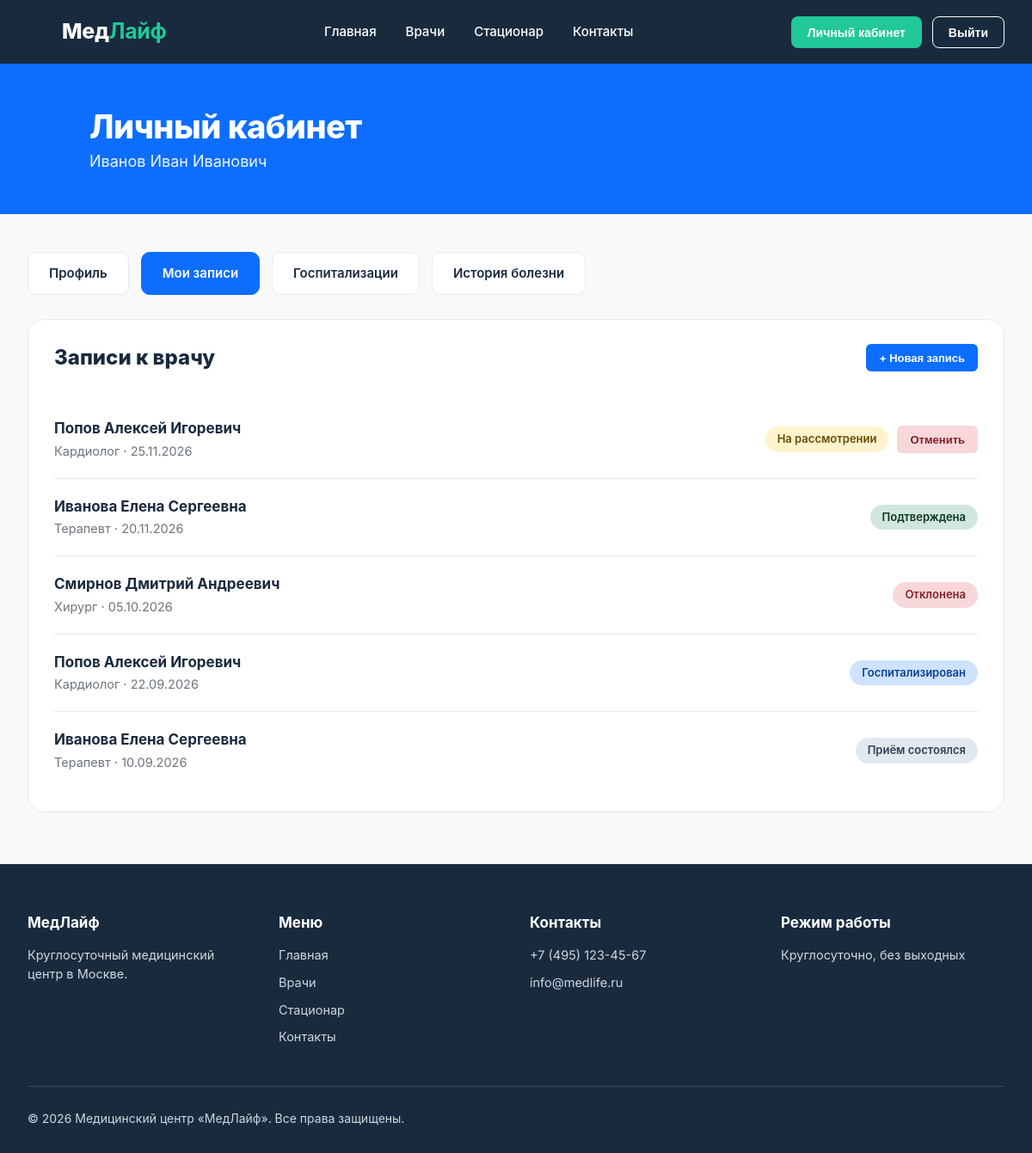
/cabinet.php (signed in), run on the app's committed database.
### tables this page shows
CREATE TABLE `patients` (
  `id`            INT UNSIGNED NOT NULL AUTO_INCREMENT,
  `card_number`   VARCHAR(20)  NOT NULL COMMENT 'номер карты, псевдоним пациента',
  `user_id`       INT UNSIGNED DEFAULT NULL,
  `full_name_enc` VARCHAR(512) NOT NULL,
  `phone_enc`     VARCHAR(512) NOT NULL,
  `created_at`    TIMESTAMP NOT NULL DEFAULT CURRENT_TIMESTAMP,
  PRIMARY KEY (`id`),
  UNIQUE KEY `uq_patients_card` (`card_number`),
  UNIQUE KEY `uq_patients_user` (`user_id`),
  CONSTRAINT `fk_patients_user` FOREIGN KEY (`user_id`) REFERENCES `users` (`id`) ON DELETE SET NULL
);

CREATE TABLE `appointments` (
  `id`               INT UNSIGNED NOT NULL AUTO_INCREMENT,
  `patient_id`       INT UNSIGNED NOT NULL,
  `doctor_id`        INT UNSIGNED NOT NULL,
  `appointment_date` DATE NOT NULL,
  `complaints_enc`   TEXT DEFAULT NULL,
  `status`           ENUM('pending','confirmed','rejected','completed','hospitalized') NOT NULL DEFAULT 'pending',
  `created_at`       TIMESTAMP NOT NULL DEFAULT CURRENT_TIMESTAMP,
  PRIMARY KEY (`id`),
  KEY `idx_app_patient` (`patient_id`),
  KEY `idx_app_doctor` (`doctor_id`),
  KEY `idx_app_status_date` (`status`,`appointment_date`),
  CONSTRAINT `fk_app_patient` FOREIGN KEY (`patient_id`) REFERENCES `patients` (`id`) ON DELETE RESTRICT,
  CONSTRAINT `fk_app_doctor`  FOREIGN KEY (`doctor_id`)  REFERENCES `doctors`  (`id`) ON DELETE RESTRICT
);

CREATE TABLE `doctors` (
  `id`           INT UNSIGNED NOT NULL AUTO_INCREMENT,
  `name`         VARCHAR(150) NOT NULL,
  `specialty_id` INT UNSIGNED NOT NULL,
  `experience`   TINYINT UNSIGNED NOT NULL DEFAULT 0,
  `rating`       DECIMAL(2,1) NOT NULL DEFAULT 4.5,
  `photo`        VARCHAR(255) DEFAULT NULL,
  `is_active`    TINYINT(1) NOT NULL DEFAULT 1,
  `created_at`   TIMESTAMP NOT NULL DEFAULT CURRENT_TIMESTAMP,
  PRIMARY KEY (`id`),
  KEY `idx_doctors_specialty` (`specialty_id`),
  CONSTRAINT `fk_doctors_specialty` FOREIGN KEY (`specialty_id`) REFERENCES `specialties` (`id`) ON DELETE RESTRICT
);

CREATE TABLE `specialties` (
  `id`   INT UNSIGNED NOT NULL AUTO_INCREMENT,
  `name` VARCHAR(100) NOT NULL,
  PRIMARY KEY (`id`),
  UNIQUE KEY `uq_specialties_name` (`name`)
);

### includes/crypto.php (called while the page is built, shortened)
<?php
function decrypt_field($stored) {
    $raw = base64_decode($stored, true);
    $plain = openssl_decrypt(substr($raw, 16), 'aes-256-cbc', DATA_KEY, OPENSSL_RAW_DATA, substr($raw, 0, 16));
    return $plain === false ? '' : $plain;
}

### cabinet.php (the view, shortened to what this page needs)
<?php
$p = current_patient();
$name = patient_name($p);
$tab = $_GET['tab'] ?? 'appointments';
include 'includes/header.php';
?>
<main>
<section class="banner"><div class="container"><div class="who">
  <?= icon('user') ?>
  <div><h1>Личный кабинет</h1><p><?= h($name) ?></p></div>
</div></div></section>
<div class="container">
  <div class="tabs">
    <a class="tab <?= $tab=='profile'?'active':'' ?>" href="?tab=profile">Профиль</a>
    <a class="tab <?= $tab=='appointments'?'active':'' ?>" href="?tab=appointments">Мои записи</a>
    <a class="tab <?= $tab=='hospitalizations'?'active':'' ?>" href="?tab=hospitalizations">Госпитализации</a>
    <a class="tab <?= $tab=='history'?'active':'' ?>" href="?tab=history">История болезни</a>
  </div>
<?php if ($tab == 'profile'): ?>
  <div class="panel"><div class="panel-h"><h2>Профиль</h2></div><div class="panel-b">
    <dl class="profile">
      <dt>ФИО</dt><dd><?= h($name) ?></dd>
      <dt>Телефон</dt><dd><?= h(decrypt_field($p['phone_enc'])) ?></dd>
      <dt>Email</dt><dd><?= h($u['email']) ?></dd>
      <dt>Номер карты</dt><dd><?= h($p['card_number']) ?></dd>
      <dt>Дата регистрации</dt><dd><?= fdate($p['created_at']) ?></dd>
    </dl>
  </div></div>
<?php elseif ($tab == 'appointments'):
  $rows = db_all('SELECT a.*, d.name doctor, s.name specialty FROM appointments a
     JOIN doctors d ON d.id=a.doctor_id JOIN specialties s ON s.id=d.specialty_id
     WHERE a.patient_id=? ORDER BY a.appointment_date DESC, a.id DESC', 'i', [$p['id']]); ?>
  <div class="panel"><div class="panel-h"><h2>Записи к врачу</h2><a href="doctors.php" class="btn btn-primary btn-sm">+ Новая запись</a></div><div class="panel-b">
    <?php foreach ($rows as $a): ?>
      <div class="list-i">
        <div><b><?= h($a['doctor']) ?></b><small><?= h($a['specialty']) ?> · <?= fdate($a['appointment_date']) ?></small></div>
        <div style="display:flex;gap:10px;align-items:center">
          <?= badge(appt_status($a['status'])) ?>
          <?php if ($a['status'] == 'pending'): ?>
            <form method="post" onsubmit="return confirm('Отменить заявку?')"><button class="btn btn-danger btn-sm">Отменить</button></form>
          <?php endif; ?>
        </div>
      </div>
    <?php endforeach; ?>
  </div></div>
<?php endif; ?>
</div>
</main>
<?php include 'includes/footer.php'; ?>

### includes/functions.php (shortened to what this page needs)
<?php
function h($s) { return htmlspecialchars((string)$s, ENT_QUOTES, 'UTF-8'); }
function db_exec($sql, $types = '', $params = []) {
    global $link;
    $st = mysqli_prepare($link, $sql);
    if ($types !== '') mysqli_stmt_bind_param($st, $types, ...$params);
    $ok = mysqli_stmt_execute($st);
    return $ok ? $st : false;
}
function db_all($sql, $types = '', $params = []) {
    $st = db_exec($sql, $types, $params);
    $res = mysqli_stmt_get_result($st);
    return $res ? mysqli_fetch_all($res, MYSQLI_ASSOC) : [];
}
function db_one($sql, $types = '', $params = []) {
    $r = db_all($sql, $types, $params);
    return $r ? $r[0] : null;
}
function current_patient() {
    return db_one('SELECT * FROM patients WHERE user_id=?', 'i', [$_SESSION['user_id']]);
}
function fdate($d) { return $d ? date('d.m.Y', strtotime($d)) : ''; }
function appt_status($s) {
    $m = [
        'pending'      => ['На рассмотрении', 'warn'],
        'confirmed'    => ['Подтверждена', 'ok'],
        'rejected'     => ['Отклонена', 'bad'],
        'completed'    => ['Приём состоялся', 'info'],
        'hospitalized' => ['Госпитализирован', 'accent'],
    ];
    return $m[$s] ?? [$s, 'info'];
}
function badge($pair) { return '<span class="badge badge-' . $pair[1] . '">' . h($pair[0]) . '</span>'; }
function patient_name($p) { return decrypt_field($p['full_name_enc'] ?? ''); }
function icon($n) {
    $p = [
     'heart'=>'<path d="M20.8 4.6a5.5 5.5 0 0 0-7.8 0L12 5.7l-1-1.1a5.5 5.5 0 0 0-7.8 7.8l1 1.1L12 21l7.8-7.5 1-1.1a5.5 5.5 0 0 0 0-7.8z"/><path d="M3 12h4l2-3 3 6 2-3h7" stroke-width="1.6"/>',
     'calendar'=>'<rect x="3" y="4" width="18" height="18" rx="2"/><path d="M16 2v4M8 2v4M3 10h18"/>',
     'bed'=>'<path d="M2 4v16M2 8h18a2 2 0 0 1 2 2v10M2 17h20M6 8v9"/>',
     'user'=>'<circle cx="12" cy="8" r="4"/><path d="M4 21v-1a6 6 0 0 1 6-6h4a6 6 0 0 1 6 6v1"/>',
     'users'=>'<circle cx="9" cy="8" r="4"/><path d="M2 21v-1a6 6 0 0 1 6-6h2a6 6 0 0 1 6 6v1M17 4a4 4 0 0 1 0 8M22 21v-1a6 6 0 0 0-4-5.6"/>',
     'clock'=>'<circle cx="12" cy="12" r="10"/><path d="M12 6v6l4 2"/>',
     'pin'=>'<path d="M20 10c0 6-8 12-8 12S4 16 4 10a8 8 0 0 1 16 0z"/><circle cx="12" cy="10" r="3"/>',
     'phone'=>'<path d="M22 16.9v3a2 2 0 0 1-2.2 2 19.8 19.8 0 0 1-8.6-3.1 19.5 19.5 0 0 1-6-6A19.8 19.8 0 0 1 2.1 4.2 2 2 0 0 1 4.1 2h3a2 2 0 0 1 2 1.7c.1 1 .4 1.9.7 2.8a2 2 0 0 1-.5 2.1L8.1 9.9a16 16 0 0 0 6 6l1.3-1.3a2 2 0 0 1 2.1-.4c.9.3 1.8.6 2.8.7a2 2 0 0 1 1.7 2z"/>',
     'mail'=>'<rect x="2" y="4" width="20" height="16" rx="2"/><path d="m22 7-10 6L2 7"/>',
     'search'=>'<circle cx="11" cy="11" r="8"/><path d="m21 21-4.3-4.3"/>',
     'door'=>'<path d="M6 21V4a1 1 0 0 1 1-1h10a1 1 0 0 1 1 1v17M3 21h18M14 12h.01"/>',
     'briefcase'=>'<rect x="2" y="7" width="20" height="14" rx="2"/><path d="M16 21V5a2 2 0 0 0-2-2h-4a2 2 0 0 0-2 2v16"/>',
    ];
    return '<svg class="i" viewBox="0 0 24 24">' . ($p[$n] ?? '') . '</svg>';
}

### assets/css/style.css (style rules this page uses)
:root { --blue:#0d6efd;--blue-d:#0b5ed7;--green:#20c997;--navy:#1a2a3e;--text:#1a2a3e;--muted:#6c757d;--bg:#f8f9fa;--line:#e5e9ef;--white:#fff;--r:16px }
* { box-sizing:border-box;margin:0;padding:0 }
html { scroll-behavior:smooth }
body { font-family:'Inter',-apple-system,'Segoe UI',Roboto,Arial,sans-serif;color:var(--text);background:var(--bg);line-height:1.5;font-size:16px;min-height:100vh;display:flex;flex-direction:column }
main { flex:1 }
a { color:inherit;text-decoration:none }
.container { max-width:1280px;margin:0 auto;padding:0 32px }
svg.i { width:1em;height:1em;stroke:currentColor;fill:none;stroke-width:2;stroke-linecap:round;stroke-linejoin:round;vertical-align:-.125em }
.btn { display:inline-flex;align-items:center;justify-content:center;gap:8px;padding:11px 22px;border-radius:8px;font:600 15px 'Inter',sans-serif;border:1.5px solid transparent;cursor:pointer;transition:.15s;white-space:nowrap }
.btn-primary { background:var(--blue);color:#fff }
.btn-danger { background:#f8d7da;color:#842029 }
.btn-sm { padding:7px 14px;font-size:13px;border-radius:6px }
.logo svg { width:30px;height:30px;stroke:var(--green) }
.banner { background:var(--blue);color:#fff;padding:52px 0 48px }
.banner h1 { font-size:44px;font-weight:800;letter-spacing:-.5px;line-height:1.15 }
.banner p { font-size:18px;opacity:.92;margin-top:12px;max-width:900px }
.banner .who { display:flex;align-items:center;gap:20px }
.banner .who svg { width:52px;height:52px }
.banner .who h1 { font-size:38px }
.banner .who p { margin-top:4px }
.tabs { display:flex;gap:14px;flex-wrap:wrap;margin:44px 0 28px }
.tab { background:#fff;border:1px solid var(--line);border-radius:10px;padding:13px 24px;font-weight:600;font-size:15px }
.tab.active { background:var(--blue);border-color:var(--blue);color:#fff }
.panel { background:#fff;border:1px solid var(--line);border-radius:20px;overflow:hidden;margin-bottom:60px }
.panel-h { display:flex;justify-content:space-between;align-items:center;padding:26px 30px;gap:12px;flex-wrap:wrap }
.panel-h h2 { font-size:24px;font-weight:800 }
.panel-b { padding:6px 30px 26px }
.list-i { display:flex;justify-content:space-between;align-items:center;padding:20px 0;border-bottom:1px solid var(--line);gap:16px }
.list-i:last-child { border-bottom:0 }
.list-i b { font-size:17px;display:block }
.list-i small { color:var(--muted);font-size:14.5px }
.badge { display:inline-block;padding:5px 14px;border-radius:99px;font-size:13px;font-weight:600;white-space:nowrap }
.badge-ok { background:#d1e7dd;color:#0a3622 }
.badge-warn { background:#fff3cd;color:#664d03 }
.badge-bad { background:#f8d7da;color:#842029 }
.badge-info { background:#e2e8f0;color:#334155 }
.badge-accent { background:#cfe2ff;color:#084298 }

### data on the page
patients: full_name_enc "Иванов Иван Иванович"
appointments: doctor.name "Попов Алексей Игоревич", specialties.name "Кардиолог", appointment_date "25.11.2026", pair "На рассмотрении"
appointments: doctor.name "Иванова Елена Сергеевна", specialties.name "Терапевт", appointment_date "20.11.2026", pair "Подтверждена"
appointments: doctor.name "Смирнов Дмитрий Андреевич", specialties.name "Хирург", appointment_date "05.10.2026", pair "Отклонена"
appointments: doctor.name "Попов Алексей Игоревич", specialties.name "Кардиолог", appointment_date "22.09.2026", pair "Госпитализирован"
appointments: doctor.name "Иванова Елена Сергеевна", specialties.name "Терапевт", appointment_date "10.09.2026", pair "Приём состоялся"
